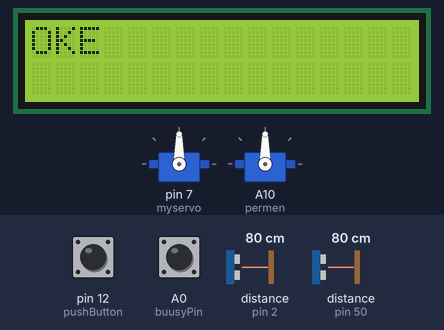
This sketch was run on a simulated Arduino Mega 2560, built with avr-gcc and run on an emulated ATmega2560. Parts: 2 × servo, 16×2 character LCD. The test bench sets the inputs (shaded band); at power-on: distance to the obstacle (sensors on pin 50, pin 2) 80 cm, pin 12 (pushButton) HIGH, A0 (buusyPin) HIGH. The audio player accepts every command and is not drawn; what the sketch prints to the serial monitor is not drawn.

Above: at 0.5 s.
At 8.2 s:
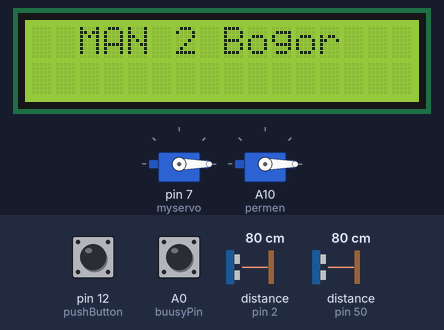
8.3 s: distance to the obstacle (sensor on pin 50) set to 2 cm
At 15.1 s:
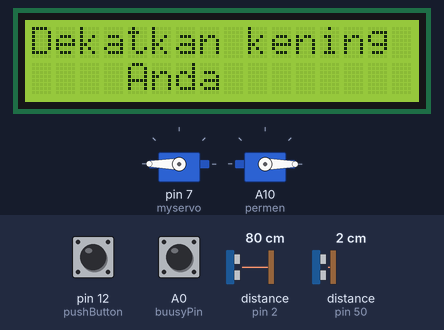
At 16.2 s:
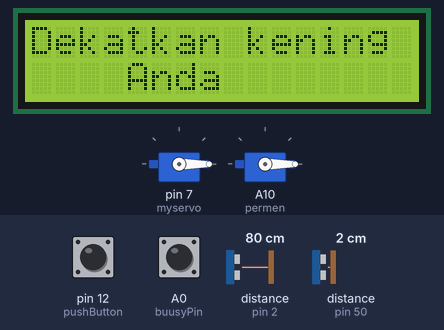
Timing chart, 0 to 17.7 s (numbered marks = the images above; inputs shaded):
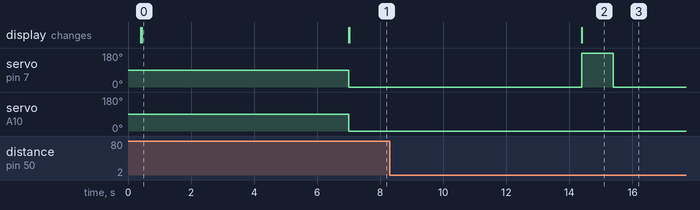

The sketch:

TERMOCAND.ino
```cpp
#include "preambles.h"

void setup() {
  initialize();
}

void loop() {
  mainApp();
}
```

functions.ino
```cpp
void initialize() {

  myservo.attach(7);
  permen.attach(A10);
  pinMode(buusyPin, INPUT);
  pinMode(pushButton, INPUT_PULLUP);

  Serial.println(F("Running Device."));

  lcd.init();
  lcd.backlight();
  lcd.createChar(BAR, bar);
  lcd.createChar(DEG, degree);
  lcd.home();

  loadSetting();
  lcd.print("OKE");

  Serial.begin(115200);
  Serial1.begin(9600);
  mlx.begin();


  Serial.println(F("MENYALAKAN PERANGKAT"));

  if (!myDFPlayer.begin(Serial1)) {  //Use softwareSerial to communicate with mp3.
    Serial.println(F("Unable to begin:"));
    Serial.println(F("1.Please recheck the connection!"));
    Serial.println(F("2.Please insert the SD card!"));
    while(true);
  }
  Serial.println(F("SUARA AKTIF"));

  myDFPlayer.volume(30);  //Set volume value. From 0 to 30
  myDFPlayer.play(1);
  delayVoice();


  statSuhu =true;
  member=true;
  normal=true;
  myservo.write(0);
  permen.write(0);
  lcd.clear();

}

void loadSetting(){
  lcd.clear();
  lcd.setCursor(4,0);
  lcd.print("LOADING");

  lcd.setCursor(0,1);
  for(int i=0;i<32;i++) {
    lcd.write(BAR);
    delay(20);
    i++;
  }
  lcd.clear();
}

void delayVoice() {
  if (myDFPlayer.available()) {
        printDetail(myDFPlayer.readType(), myDFPlayer.read()); //Print the detail message from DFPlayer to handle different errors and states.
  }
  int z=0;
  int bsyflag=0;
  for(z=0; z<=300; z++){
    bsy = digitalRead(buusyPin);
    delay(20);
    if (bsyflag==1 && bsy==1){
      break;
    }
    if(bsy==0){
      bsyflag=1;
    }
  }
}


void printDetail(uint8_t type, int value){
  switch (type) {
    case TimeOut:
      Serial.println(F("Time Out!"));
      break;
    case WrongStack:
      Serial.println(F("Stack Wrong!"));
      break;
    case DFPlayerCardInserted:
      Serial.println(F("Card Inserted!"));
      break;
    case DFPlayerCardRemoved:
      Serial.println(F("Card Removed!"));
      break;
    case DFPlayerCardOnline:
      Serial.println(F("Card Online!"));
      break;
    case DFPlayerPlayFinished:
      Serial.print(F("Number:"));
      Serial.print(value);
      Serial.println(F(" Play Finished!"));
      break;
    case DFPlayerError:
      Serial.print(F("DFPlayerError:"));
      switch (value) {
        case Busy:
          Serial.println(F("Card not found"));
          break;
        case Sleeping:
          Serial.println(F("Sleeping"));
          break;
        case SerialWrongStack:
          Serial.println(F("Get Wrong Stack"));
          break;
        case CheckSumNotMatch:
          Serial.println(F("Check Sum Not Match"));
          break;
        case FileIndexOut:
          Serial.println(F("File Index Out of Bound"));
          break;
        case FileMismatch:
          Serial.println(F("Cannot Find File"));
          break;
        case Advertise:
          Serial.println(F("In Advertise"));
          break;
        default:
          break;
      }
      break;
    default:
      break;
  }
}

bool handDetected(long tH){
  if(sonar1.ping_cm()<tH && sonar1.ping_cm()!=0) {
    Serial.println(F("HAND DETECTED!"));
    return true;
  } else {
    //Serial.println(F("HAND NOT DETECTED!"));
    return false;
  }
}

bool faceDetected(long tH){
  if(sonar2.ping_cm()<tH && sonar2.ping_cm()>4) {
    Serial.println(F("FACE DETECTED!"));
    return true;
  } else {
    //Serial.println(F("FACE NOT DETECTED!"));
    return false;
  }
}

void ShowSerialData() {
//  while(Serial1.available()!=0){
//    Serial.write(Serial1.read());
//  }
}

void SendData(String data) {
  Serial1.println(data); delay(50);
  //ShowSerialData();
}

void alert() {
    myDFPlayer.playMp3Folder(9);
    delayVoice();
    myDFPlayer.playMp3Folder(10);
    delayVoice();
    Serial.println("Menutup hand sanitizer");
//    goto runDevice;
}

void givePermen(){
  for (pos = 0; pos <= 180; pos += 1) { // goes from 0 degrees to 180 degrees
    // in steps of 1 degree
    permen.write(pos);              // tell servo to go to position in variable 'pos'
    delay(2);                       // waits 15ms for the servo to reach the position
  }
  delay(1000);
  for (pos = 180; pos >= 0; pos -= 1) { // goes from 180 degrees to 0 degrees
    permen.write(pos);              // tell servo to go to p osition in variable 'pos'
    delay(2);                       // waits 15ms for the servo to reach the position
  }
}
```

mainApp.ino
```cpp
void mainApp(){

  while(digitalRead(pushButton)) {
    delay(5);
    int suhu;
    int n = 0;
    int i=0;
    if(handDetected()){
      myDFPlayer.playMp3Folder(1);
      delayVoice();
      lcd.clear();
      lcd.setCursor(0,0);
      lcd.print("Dekatkan kening");
      lcd.setCursor(4,1);
      lcd.print("Anda");


      myservo.write(180); delay(1000);
      myservo.write(0);
      Serial.println(F("Memberikan hand sanitizer"));


      int i=0;
      while(statSuhu){

        if(faceDetected()){
          delay(500);
          float suhu = mlx.readObjectTempC()+CORRECT;
          lcd.clear();
          lcd.setCursor(0,0);
          lcd.print("Suhu Tubuh Anda:");
          lcd.setCursor(1,1);
          lcd.print(suhu); lcd.write(DEG); lcd.print("C");
          Serial.println(suhu);
          Serial.println(F("Membaca suhu"));
          if(suhu>THSuhu || suhu < 33){
            Serial.println(F("Suhu tinggi"));
            statSuhu = false;
            goto ALERT;
          }
          else if(suhu<THSuhu){
            Serial.println(F("Suhu Normal"));
            myDFPlayer.playMp3Folder(8);
            delayVoice();
            delay(3000);
            statSuhu = false;
          } else {
            normal = true;
            statSuhu = false;
          }
        }
        if(i>counter) {statSuhu = false;}
        i++;
        Serial.println(i);
        delay(1000);

      } statSuhu = true;

      myDFPlayer.playMp3Folder(2);
      delayVoice();
      myDFPlayer.playMp3Folder(3);
      delayVoice();
      myDFPlayer.playMp3Folder(4);
      delayVoice();

      i=0;
      while(i<3){
       i++;
       delay(1000);
      }

      i=0;
      while(member) {
        lcd.clear();
        lcd.setCursor(0,0);
        lcd.print("Tempelkan kartu anda");
        lcd.setCursor(0,1);
        lcd.print("Pada RFID READER");

        i=0;
        while(Serial1.available()){
          i++;
          if(i>5){
            goto runNext;
          }
          Serial.println(i);
          delay(1000);
        }
      member = true;
    }

  runNext:
    if(normal){
      myDFPlayer.playMp3Folder(1);
      delayVoice();
      givePermen();
      myDFPlayer.playMp3Folder(5);
      delayVoice();
      Serial.println(F("Ambil permennya"));
      lcd.clear();
      lcd.setCursor(1,0);
      lcd.print("Silahkan Ambil");
      lcd.setCursor(1,1);
      lcd.print("Permennya");
      del=false;
    }

    }

    //Serial.println(del); delay(100);
    while(del==false){
      Serial.println("DEL");
      lcd.clear(); delay(2);
      del=true;
    }

    lcd.setCursor(1,0);
    lcd.print(" MAN 2 Bogor");
  }

  SENS:
    if(faceDetected()){
      delay(500);
      float suhu = mlx.readObjectTempC()+CORRECT;
      lcd.clear();
      lcd.setCursor(0,0);
      lcd.print("Suhu Tubuh Anda:");
      lcd.setCursor(1,1);
      lcd.print(suhu); lcd.write(DEG); lcd.print("C");
      Serial.println(suhu);
      Serial.println(F("Membaca suhu"));
      if(suhu>THSuhu || suhu < 33){
        Serial.println(F("Suhu tinggi"));
        goto ALERT;
      }
      else if(suhu<THSuhu){
        Serial.println(F("Suhu Normal"));
        myDFPlayer.playMp3Folder(8);
        delayVoice();
        delay(3000);
      }
    }
    delay(10);
    goto SENS;

  ALERT:
    myDFPlayer.playMp3Folder(9);
    delayVoice();
    n++;
    if(n>5){ return; }
    goto ALERT;

}
```

preambles.h
```cpp
#include <Adafruit_MLX90614.h>
#include <LiquidCrystal_I2C.h>
#include <NewPing.h>
#include "DFRobotDFPlayerMini.h"
int n = 0;
const float CORRECT = 4.5;

DFRobotDFPlayerMini myDFPlayer;

LiquidCrystal_I2C lcd(0x27,16,2);

Adafruit_MLX90614 mlx = Adafruit_MLX90614();

NewPing sonar1(48, 50, 100);
NewPing sonar2(3, 2, 200);

#include <Servo.h>

Servo myservo;
Servo permen;

byte bar[] = {
  0x1F,
  0x1F,
  0x1F,
  0x1F,
  0x1F,
  0x1F,
  0x1F,
  0x1F
};
byte degree[] = {
  0x04,
  0x0A,
  0x04,
  0x00,
  0x00,
  0x00,
  0x00,
  0x00
};

#define BAR              0
#define DEG              1
#define buusyPin         A0   //pin busy DFPLAYER
int bsy = 0;

int pos = 0;

bool statSuhu = true;
bool member = true;
bool normal = true;
bool del=true;

int counter = 5;
int THSuhu = 38;
String data;
int pushButton = 12;


void SendData(String data = "#1,24739216181,12#");
bool handDetected(long tH = 15);
bool faceDetected(long tH = 15);
```

Measured:
- after the input at 8.3 s, servo on pin 7 (myservo): 0° → 180° after 6.1 s, → 0° 1.0 s later; the display: changes after 6.1 s (image 2)
- what the display in image 0 shows lasts 6.6 s, from 0.4 s to 7.0 s
